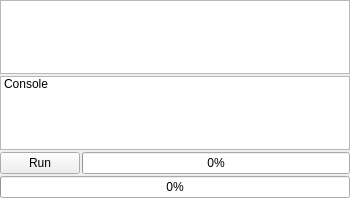
<?xml version="1.0" encoding="UTF-8"?>
<ui version="4.0">
 <class>ExperimentWidget</class>
 <widget class="QWidget" name="ExperimentWidget">
  <property name="geometry">
   <rect>
    <x>0</x>
    <y>0</y>
    <width>350</width>
    <height>198</height>
   </rect>
  </property>
  <property name="minimumSize">
   <size>
    <width>350</width>
    <height>0</height>
   </size>
  </property>
  <property name="windowTitle">
   <string>Form</string>
  </property>
  <layout class="QVBoxLayout" name="verticalLayout">
   <property name="spacing">
    <number>2</number>
   </property>
   <property name="leftMargin">
    <number>0</number>
   </property>
   <property name="topMargin">
    <number>0</number>
   </property>
   <property name="rightMargin">
    <number>0</number>
   </property>
   <property name="bottomMargin">
    <number>0</number>
   </property>
   <item>
    <widget class="QListWidget" name="data"/>
   </item>
   <item>
    <widget class="QListWidget" name="console">
     <property name="font">
      <font>
       <weight>50</weight>
       <bold>false</bold>
      </font>
     </property>
     <item>
      <property name="text">
       <string>Console</string>
      </property>
     </item>
    </widget>
   </item>
   <item>
    <layout class="QHBoxLayout" name="horizontalLayout_3">
     <item>
      <widget class="QPushButton" name="button">
       <property name="text">
        <string>Run</string>
       </property>
      </widget>
     </item>
     <item>
      <widget class="QProgressBar" name="progressBar">
       <property name="toolTip">
        <string>&lt;html&gt;&lt;head/&gt;&lt;body&gt;&lt;p&gt;Progress of this cycle&lt;/p&gt;&lt;/body&gt;&lt;/html&gt;</string>
       </property>
       <property name="value">
        <number>0</number>
       </property>
      </widget>
     </item>
    </layout>
   </item>
   <item>
    <widget class="QProgressBar" name="progressBarGeneral">
     <property name="toolTip">
      <string>&lt;html&gt;&lt;head/&gt;&lt;body&gt;&lt;p&gt;General progress&lt;/p&gt;&lt;/body&gt;&lt;/html&gt;</string>
     </property>
     <property name="value">
      <number>0</number>
     </property>
    </widget>
   </item>
  </layout>
 </widget>
 <resources/>
 <connections/>
</ui>
